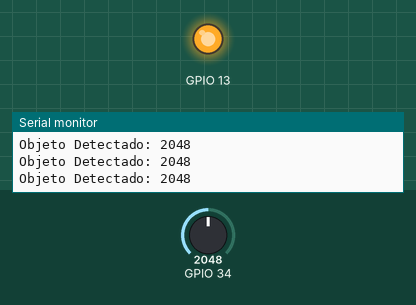
The sketch below on a simulated ESP32. On the bench: output pins drawn as LEDs (lit = HIGH), the last lines printed to the serial monitor. Inputs (shaded band) come from the test bench; at power-on: GPIO 34 = 2048.

Above: at 1.2 s.
1.3 s: GPIO 34 set to 167
2.8 s: GPIO 34 set to 137
At 3.5 s:
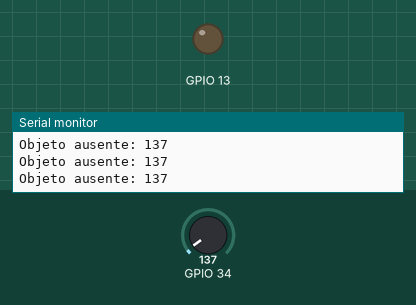
4.3 s: GPIO 34 set to 491
At 5.0 s:
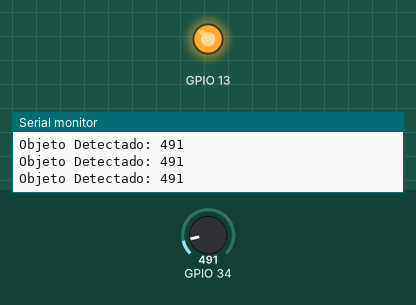
5.8 s: GPIO 34 set to 110
At 6.3 s:
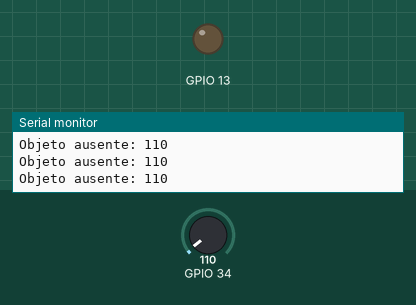
Timing chart, 0 to 8.3 s (numbered marks = the images above; inputs shaded):
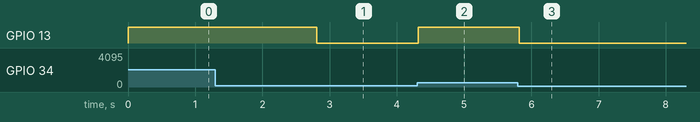

The sketch:

Sensor-led.ino
```cpp
void setup() {
  // Comunicación serial a 9600 baudios
  Serial.begin(9600);

  // LED conectado al GPIO 13
  pinMode(13, OUTPUT);
}

void loop() {
  // Leemos el promedio de 20 mediciones del Sharp
  int ADC_SHARP = ADC0_promedio(20);

  if (ADC_SHARP > 150) {
    digitalWrite(13, HIGH);
    Serial.print("Objeto Detectado: ");
  }
  else {
    digitalWrite(13, LOW);
    Serial.print("Objeto ausente: ");
  }

  Serial.println(ADC_SHARP);

  delay(10);
}

// Función para calcular el promedio de las lecturas
int ADC0_promedio(int n) {
  long suma = 0;

  for (int i = 0; i < n; i++) {
    suma = suma + analogRead(34);  // GPIO 34 de la ESP32
  }

  return (suma / n);
}
```

Measured:
- the behaviour switches between 151 and 150 on GPIO 34 (found by bisection; images 0 and 1)
- after the input at 2.8 s, GPIO 13: HIGH → LOW at once
- after the input at 4.3 s, GPIO 13: LOW → HIGH at once
- after the input at 5.8 s, GPIO 13: HIGH → LOW at once
